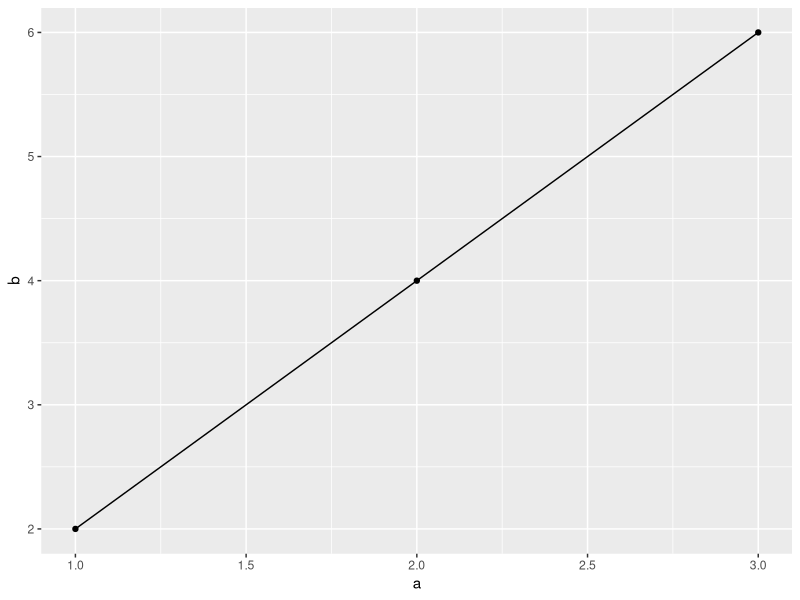

This chart was generated by the following R code:
## ---- chunk 1
1 + 1


a <- c(1, 2, 3)

b <- c(2, 4, 6)

df <- data.frame(a, b)

library(ggplot2)

ggplot(df, aes(x = a, y = b)) + geom_point() + geom_line()


